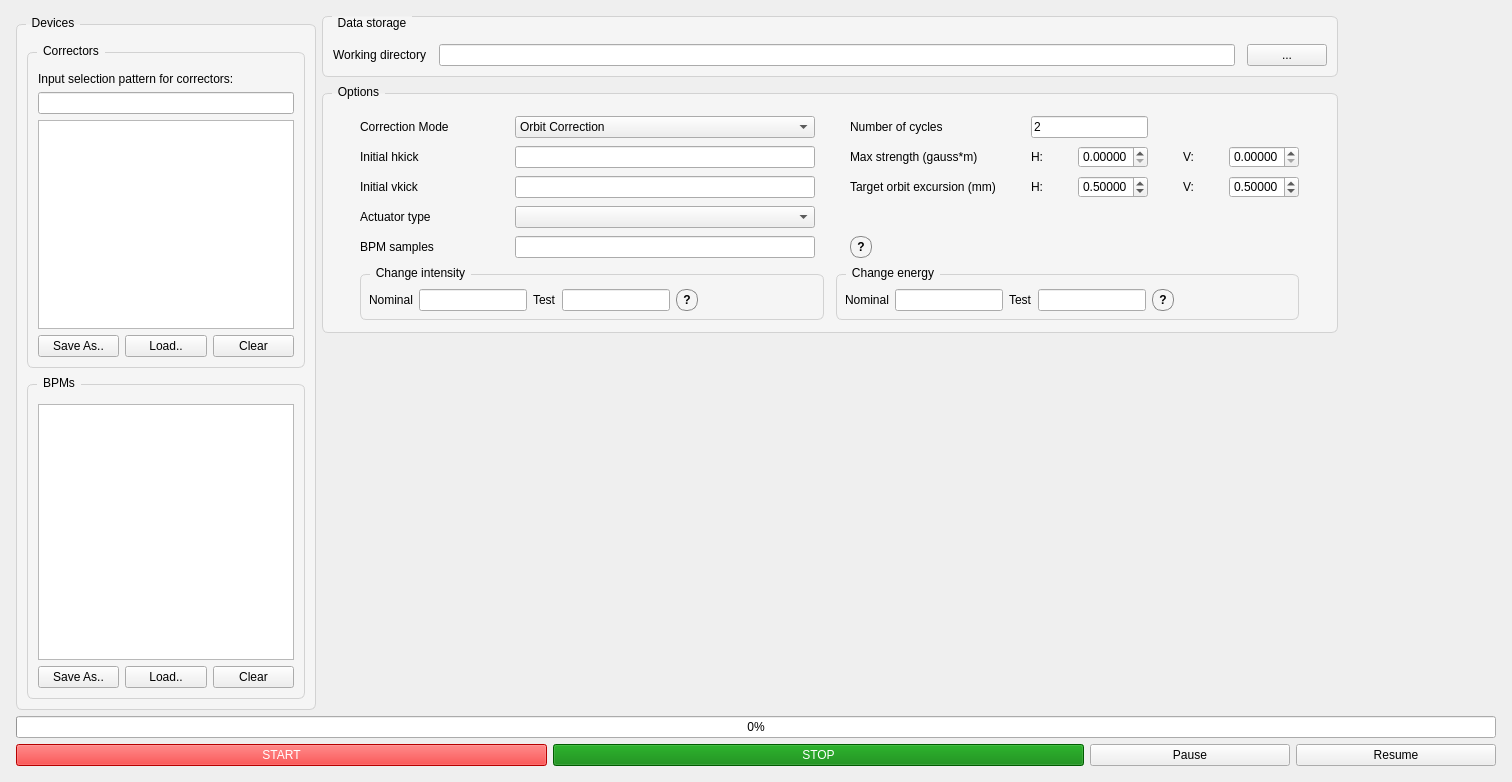
<?xml version="1.0" encoding="UTF-8"?>
<ui version="4.0">
 <class>MainWindow</class>
 <widget class="QMainWindow" name="MainWindow">
  <property name="geometry">
   <rect>
    <x>0</x>
    <y>0</y>
    <width>1512</width>
    <height>782</height>
   </rect>
  </property>
  <property name="windowTitle">
   <string>SYSID</string>
  </property>
  <widget class="QWidget" name="centralwidget">
   <property name="enabled">
    <bool>true</bool>
   </property>
   <layout class="QVBoxLayout" name="verticalLayout_2">
    <property name="leftMargin">
     <number>16</number>
    </property>
    <property name="topMargin">
     <number>16</number>
    </property>
    <property name="rightMargin">
     <number>16</number>
    </property>
    <property name="bottomMargin">
     <number>16</number>
    </property>
    <item>
     <layout class="QVBoxLayout" name="verticalLayout" stretch="1,0,0">
      <item>
       <layout class="QHBoxLayout" name="horizontal_layout" stretch="0,1">
        <item>
         <widget class="QGroupBox" name="devicesGroup">
          <property name="sizePolicy">
           <sizepolicy hsizetype="Fixed" vsizetype="Expanding">
            <horstretch>0</horstretch>
            <verstretch>0</verstretch>
           </sizepolicy>
          </property>
          <property name="styleSheet">
           <string notr="true">QGroupBox#devicesGroup {
    background-color: rgb(245, 245, 245);
    border: 1px solid rgb(210, 210, 210);
    border-radius: 6px;
    margin-top: 8px;
    padding-top: 6px;
}
QGroupBox#devicesGroup::title {
    subcontrol-origin: margin;
    left: 10px;
    padding: 0 4px 0 4px;
}</string>
          </property>
          <property name="title">
           <string>Devices</string>
          </property>
          <layout class="QVBoxLayout" name="left_layout" stretch="1,1">
           <property name="spacing">
            <number>8</number>
           </property>
           <property name="leftMargin">
            <number>8</number>
           </property>
           <property name="topMargin">
            <number>8</number>
           </property>
           <property name="rightMargin">
            <number>8</number>
           </property>
           <property name="bottomMargin">
            <number>8</number>
           </property>
           <item>
            <widget class="QGroupBox" name="correctorsGroup">
             <property name="sizePolicy">
              <sizepolicy hsizetype="Preferred" vsizetype="Expanding">
               <horstretch>0</horstretch>
               <verstretch>0</verstretch>
              </sizepolicy>
             </property>
             <property name="styleSheet">
              <string notr="true">QGroupBox#correctorsGroup {
    background-color: rgb(245, 245, 245);
    border: 1px solid rgb(210, 210, 210);
    border-radius: 6px;
    margin-top: 8px;
    padding-top: 6px;
}
QGroupBox#correctorsGroup::title {
    subcontrol-origin: margin;
    left: 10px;
    padding: 0 4px 0 4px;
}</string>
             </property>
             <property name="title">
              <string>Correctors</string>
             </property>
             <layout class="QVBoxLayout" name="correctors_group_vbox" stretch="0,0,1,0">
              <property name="spacing">
               <number>6</number>
              </property>
              <property name="leftMargin">
               <number>8</number>
              </property>
              <property name="topMargin">
               <number>8</number>
              </property>
              <property name="rightMargin">
               <number>8</number>
              </property>
              <property name="bottomMargin">
               <number>8</number>
              </property>
              <item>
               <widget class="QLabel" name="corrector_filter_label">
                <property name="text">
                 <string>Input selection pattern for correctors:</string>
                </property>
               </widget>
              </item>
              <item>
               <layout class="QHBoxLayout" name="corrector_filter_layout">
                <item>
                 <widget class="QLineEdit" name="pattern_corrs_input"/>
                </item>
               </layout>
              </item>
              <item>
               <widget class="QListWidget" name="correctors_list">
                <property name="sizePolicy">
                 <sizepolicy hsizetype="Expanding" vsizetype="Expanding">
                  <horstretch>0</horstretch>
                  <verstretch>0</verstretch>
                 </sizepolicy>
                </property>
                <property name="selectionMode">
                 <enum>QAbstractItemView::NoSelection</enum>
                </property>
               </widget>
              </item>
              <item>
               <layout class="QHBoxLayout" name="correctors_buttons_layout">
                <item>
                 <widget class="QPushButton" name="save_correctors_button">
                  <property name="text">
                   <string>Save As..</string>
                  </property>
                 </widget>
                </item>
                <item>
                 <widget class="QPushButton" name="load_correctors_button">
                  <property name="text">
                   <string>Load..</string>
                  </property>
                 </widget>
                </item>
                <item>
                 <widget class="QPushButton" name="clear_correctors_button">
                  <property name="text">
                   <string>Clear</string>
                  </property>
                 </widget>
                </item>
               </layout>
              </item>
             </layout>
            </widget>
           </item>
           <item>
            <widget class="QGroupBox" name="bpmsGroup">
             <property name="sizePolicy">
              <sizepolicy hsizetype="Preferred" vsizetype="Expanding">
               <horstretch>0</horstretch>
               <verstretch>0</verstretch>
              </sizepolicy>
             </property>
             <property name="styleSheet">
              <string notr="true">QGroupBox#bpmsGroup {
    background-color: rgb(245, 245, 245);
    border: 1px solid rgb(210, 210, 210);
    border-radius: 6px;
    margin-top: 8px;
    padding-top: 6px;
}
QGroupBox#bpmsGroup::title {
    subcontrol-origin: margin;
    left: 10px;
    padding: 0 4px 0 4px;
}</string>
             </property>
             <property name="title">
              <string>BPMs</string>
             </property>
             <layout class="QVBoxLayout" name="bpms_group_vbox" stretch="1,0">
              <property name="spacing">
               <number>6</number>
              </property>
              <property name="leftMargin">
               <number>8</number>
              </property>
              <property name="topMargin">
               <number>8</number>
              </property>
              <property name="rightMargin">
               <number>8</number>
              </property>
              <property name="bottomMargin">
               <number>8</number>
              </property>
              <item>
               <widget class="QListWidget" name="bpms_list">
                <property name="sizePolicy">
                 <sizepolicy hsizetype="Expanding" vsizetype="Expanding">
                  <horstretch>0</horstretch>
                  <verstretch>0</verstretch>
                 </sizepolicy>
                </property>
                <property name="selectionMode">
                 <enum>QAbstractItemView::NoSelection</enum>
                </property>
               </widget>
              </item>
              <item>
               <layout class="QHBoxLayout" name="bpms_buttons_layout">
                <item>
                 <widget class="QPushButton" name="save_bpms_button">
                  <property name="text">
                   <string>Save As..</string>
                  </property>
                 </widget>
                </item>
                <item>
                 <widget class="QPushButton" name="load_bpms_button">
                  <property name="text">
                   <string>Load..</string>
                  </property>
                 </widget>
                </item>
                <item>
                 <widget class="QPushButton" name="clear_bpms_button">
                  <property name="text">
                   <string>Clear</string>
                  </property>
                 </widget>
                </item>
               </layout>
              </item>
             </layout>
            </widget>
           </item>
          </layout>
         </widget>
        </item>
        <item>
         <layout class="QVBoxLayout" name="right_layout" stretch="0,0,1">
          <property name="spacing">
           <number>2</number>
          </property>
          <item>
           <layout class="QHBoxLayout" name="topRowLayout">
            <property name="spacing">
             <number>8</number>
            </property>
            <property name="leftMargin">
             <number>0</number>
            </property>
            <property name="topMargin">
             <number>0</number>
            </property>
            <property name="rightMargin">
             <number>0</number>
            </property>
            <property name="bottomMargin">
             <number>0</number>
            </property>
            <item>
             <layout class="QVBoxLayout" name="topGroupsLayout">
              <property name="spacing">
               <number>8</number>
              </property>
              <property name="leftMargin">
               <number>0</number>
              </property>
              <property name="topMargin">
               <number>0</number>
              </property>
              <property name="rightMargin">
               <number>0</number>
              </property>
              <property name="bottomMargin">
               <number>0</number>
              </property>
              <item>
               <widget class="QGroupBox" name="dataStorageGroup">
                <property name="sizePolicy">
                 <sizepolicy hsizetype="Preferred" vsizetype="Maximum">
                  <horstretch>0</horstretch>
                  <verstretch>0</verstretch>
                 </sizepolicy>
                </property>
                <property name="styleSheet">
                 <string notr="true">QGroupBox#dataStorageGroup {
    background-color: rgb(245, 245, 245);
    border: 1px solid rgb(210, 210, 210);
    border-radius: 6px;
    margin-top: 0px;
    padding-top: 6px;
}
QGroupBox#dataStorageGroup::title {
    subcontrol-origin: margin;
    left: 10px;
    padding: 0 4px 0 4px;
}</string>
                </property>
                <property name="title">
                 <string>Data storage</string>
                </property>
                <layout class="QVBoxLayout" name="dataStorageVBox">
                 <property name="spacing">
                  <number>8</number>
                 </property>
                 <property name="leftMargin">
                  <number>8</number>
                 </property>
                 <property name="topMargin">
                  <number>8</number>
                 </property>
                 <property name="rightMargin">
                  <number>8</number>
                 </property>
                 <property name="bottomMargin">
                  <number>8</number>
                 </property>
                 <item>
                  <layout class="QGridLayout" name="gridActions">
                   <property name="horizontalSpacing">
                    <number>12</number>
                   </property>
                   <property name="verticalSpacing">
                    <number>6</number>
                   </property>
                   <item row="0" column="0">
                    <widget class="QLabel" name="label_working_directory">
                     <property name="text">
                      <string>Working directory</string>
                     </property>
                    </widget>
                   </item>
                   <item row="0" column="1">
                    <widget class="QLineEdit" name="working_directory_input"/>
                   </item>
                   <item row="0" column="2">
                    <widget class="QPushButton" name="working_directory_dialog">
                     <property name="text">
                      <string>...</string>
                     </property>
                    </widget>
                   </item>
                  </layout>
                 </item>
                </layout>
               </widget>
              </item>
              <item>
               <widget class="QGroupBox" name="options_groupbox">
                <property name="sizePolicy">
                 <sizepolicy hsizetype="Preferred" vsizetype="Maximum">
                  <horstretch>0</horstretch>
                  <verstretch>0</verstretch>
                 </sizepolicy>
                </property>
                <property name="styleSheet">
                 <string notr="true">QGroupBox {
    background-color: rgb(245, 245, 245);
    border: 1px solid rgb(210, 210, 210);
    border-radius: 6px;
    margin-top: 8px;
    padding-top: 6px;
}
QGroupBox::title {
    subcontrol-origin: margin;
    left: 10px;
    padding: 0 4px 0 4px;
}</string>
                </property>
                <property name="title">
                 <string>Options</string>
                </property>
                <layout class="QGridLayout" name="options_grid">
                 <property name="leftMargin">
                  <number>12</number>
                 </property>
                 <property name="topMargin">
                  <number>16</number>
                 </property>
                 <property name="rightMargin">
                  <number>12</number>
                 </property>
                 <property name="bottomMargin">
                  <number>12</number>
                 </property>
                 <property name="horizontalSpacing">
                  <number>10</number>
                 </property>
                 <property name="verticalSpacing">
                  <number>8</number>
                 </property>
                 <item row="0" column="0">
                  <widget class="QLabel" name="label">
                   <property name="minimumSize">
                    <size>
                     <width>120</width>
                     <height>0</height>
                    </size>
                   </property>
                   <property name="maximumSize">
                    <size>
                     <width>120</width>
                     <height>16777215</height>
                    </size>
                   </property>
                   <property name="text">
                    <string>Correction Mode</string>
                   </property>
                  </widget>
                 </item>
                 <item row="0" column="1">
                  <widget class="QComboBox" name="choose_mode">
                   <property name="maximumSize">
                    <size>
                     <width>300</width>
                     <height>16777215</height>
                    </size>
                   </property>
                   <item>
                    <property name="text">
                     <string>Orbit Correction</string>
                    </property>
                   </item>
                   <item>
                    <property name="text">
                     <string>Changed energy</string>
                    </property>
                   </item>
                   <item>
                    <property name="text">
                     <string>Changed intensity</string>
                    </property>
                   </item>
                   <item>
                    <property name="text">
                     <string>All modes at once</string>
                    </property>
                   </item>
                  </widget>
                 </item>
                 <item row="0" column="2">
                  <widget class="QLabel" name="cycle_mode_label">
                   <property name="maximumSize">
                    <size>
                     <width>170</width>
                     <height>16777215</height>
                    </size>
                   </property>
                   <property name="text">
                    <string>Number of cycles</string>
                   </property>
                  </widget>
                 </item>
                 <item row="0" column="3" colspan="2">
                  <widget class="QLineEdit" name="niter_number">
                   <property name="maximumSize">
                    <size>
                     <width>150</width>
                     <height>16777215</height>
                    </size>
                   </property>
                   <property name="text">
                    <string>2</string>
                   </property>
                  </widget>
                 </item>
                 <item row="1" column="0">
                  <widget class="QLabel" name="initial_hkick_label">
                   <property name="minimumSize">
                    <size>
                     <width>120</width>
                     <height>0</height>
                    </size>
                   </property>
                   <property name="maximumSize">
                    <size>
                     <width>120</width>
                     <height>16777215</height>
                    </size>
                   </property>
                   <property name="text">
                    <string>Initial hkick</string>
                   </property>
                  </widget>
                 </item>
                 <item row="1" column="1">
                  <widget class="QLineEdit" name="initial_hkick_settings">
                   <property name="maximumSize">
                    <size>
                     <width>300</width>
                     <height>16777215</height>
                    </size>
                   </property>
                  </widget>
                 </item>
                 <item row="1" column="2">
                  <widget class="QLabel" name="current_label">
                   <property name="maximumSize">
                    <size>
                     <width>170</width>
                     <height>16777215</height>
                    </size>
                   </property>
                   <property name="text">
                    <string>Max strength (gauss*m)</string>
                   </property>
                  </widget>
                 </item>
                 <item row="1" column="3">
                  <widget class="QLabel" name="horizontal_current_label">
                   <property name="sizePolicy">
                    <sizepolicy hsizetype="Fixed" vsizetype="Fixed">
                     <horstretch>0</horstretch>
                     <verstretch>0</verstretch>
                    </sizepolicy>
                   </property>
                   <property name="text">
                    <string>H:</string>
                   </property>
                  </widget>
                 </item>
                 <item row="1" column="4">
                  <widget class="QDoubleSpinBox" name="max_horizontal_current_spinbox">
                   <property name="maximumSize">
                    <size>
                     <width>70</width>
                     <height>16777215</height>
                    </size>
                   </property>
                   <property name="decimals">
                    <number>5</number>
                   </property>
                   <property name="singleStep">
                    <double>0.001000000000000</double>
                   </property>
                   <property name="value">
                    <double>0.000000000000000</double>
                   </property>
                  </widget>
                 </item>
                 <item row="1" column="5">
                  <widget class="QLabel" name="vertical_current_label">
                   <property name="sizePolicy">
                    <sizepolicy hsizetype="Fixed" vsizetype="Fixed">
                     <horstretch>0</horstretch>
                     <verstretch>0</verstretch>
                    </sizepolicy>
                   </property>
                   <property name="text">
                    <string>V:</string>
                   </property>
                  </widget>
                 </item>
                 <item row="1" column="6">
                  <widget class="QDoubleSpinBox" name="max_vertical_current_spinbox">
                   <property name="enabled">
                    <bool>true</bool>
                   </property>
                   <property name="maximumSize">
                    <size>
                     <width>70</width>
                     <height>16777215</height>
                    </size>
                   </property>
                   <property name="decimals">
                    <number>5</number>
                   </property>
                   <property name="singleStep">
                    <double>0.010000000000000</double>
                   </property>
                  </widget>
                 </item>
                 <item row="2" column="0">
                  <widget class="QLabel" name="initial_vkick_label">
                   <property name="minimumSize">
                    <size>
                     <width>120</width>
                     <height>0</height>
                    </size>
                   </property>
                   <property name="maximumSize">
                    <size>
                     <width>120</width>
                     <height>16777215</height>
                    </size>
                   </property>
                   <property name="text">
                    <string>Initial vkick</string>
                   </property>
                  </widget>
                 </item>
                 <item row="2" column="1">
                  <widget class="QLineEdit" name="initial_vkick_settings">
                   <property name="maximumSize">
                    <size>
                     <width>300</width>
                     <height>16777215</height>
                    </size>
                   </property>
                  </widget>
                 </item>
                 <item row="2" column="2">
                  <widget class="QLabel" name="excursion_label">
                   <property name="maximumSize">
                    <size>
                     <width>170</width>
                     <height>16777215</height>
                    </size>
                   </property>
                   <property name="text">
                    <string>Target orbit excursion (mm)</string>
                   </property>
                  </widget>
                 </item>
                 <item row="2" column="3">
                  <widget class="QLabel" name="horizontal_excursion_label">
                   <property name="text">
                    <string>H:</string>
                   </property>
                  </widget>
                 </item>
                 <item row="2" column="4">
                  <widget class="QDoubleSpinBox" name="horizontal_excursion_spinbox">
                   <property name="maximumSize">
                    <size>
                     <width>70</width>
                     <height>16777215</height>
                    </size>
                   </property>
                   <property name="decimals">
                    <number>5</number>
                   </property>
                   <property name="maximum">
                    <double>10000.000000000000000</double>
                   </property>
                   <property name="singleStep">
                    <double>0.100000000000000</double>
                   </property>
                   <property name="value">
                    <double>0.500000000000000</double>
                   </property>
                  </widget>
                 </item>
                 <item row="2" column="5">
                  <widget class="QLabel" name="vertical_excursion_label">
                   <property name="text">
                    <string>V:</string>
                   </property>
                  </widget>
                 </item>
                 <item row="2" column="6">
                  <widget class="QDoubleSpinBox" name="vertical_excursion_spinbox">
                   <property name="maximumSize">
                    <size>
                     <width>70</width>
                     <height>16777215</height>
                    </size>
                   </property>
                   <property name="decimals">
                    <number>5</number>
                   </property>
                   <property name="maximum">
                    <double>10000.000000000000000</double>
                   </property>
                   <property name="singleStep">
                    <double>0.100000000000000</double>
                   </property>
                   <property name="value">
                    <double>0.500000000000000</double>
                   </property>
                  </widget>
                 </item>
                 <item row="3" column="0">
                  <widget class="QLabel" name="actuator_mode_label">
                   <property name="minimumSize">
                    <size>
                     <width>120</width>
                     <height>0</height>
                    </size>
                   </property>
                   <property name="maximumSize">
                    <size>
                     <width>120</width>
                     <height>16777215</height>
                    </size>
                   </property>
                   <property name="text">
                    <string>Actuator type</string>
                   </property>
                  </widget>
                 </item>
                 <item row="3" column="1">
                  <widget class="QComboBox" name="actuator_mode_combo">
                   <property name="maximumSize">
                    <size>
                     <width>300</width>
                     <height>16777215</height>
                    </size>
                   </property>
                  </widget>
                 </item>
                 <item row="4" column="0">
                  <widget class="QLabel" name="nsamples_label">
                   <property name="minimumSize">
                    <size>
                     <width>120</width>
                     <height>0</height>
                    </size>
                   </property>
                   <property name="maximumSize">
                    <size>
                     <width>120</width>
                     <height>16777215</height>
                    </size>
                   </property>
                   <property name="text">
                    <string>BPM samples</string>
                   </property>
                  </widget>
                 </item>
                 <item row="4" column="1">
                 <widget class="QLineEdit" name="nsamples_input">
                   <property name="toolTip">
                    <string>Number of BPM samples acquired for each SysID measurement. Larger values reduce random noise but increase measurement time.</string>
                   </property>
                   <property name="maximumSize">
                    <size>
                     <width>300</width>
                     <height>16777215</height>
                    </size>
                   </property>
                  </widget>
                 </item>
                 <item row="4" column="2">
                  <widget class="QToolButton" name="nsamples_tooltip">
                   <property name="toolTip">
                    <string>Number of BPM samples acquired for each SysID measurement. Larger values reduce random noise but increase measurement time.</string>
                   </property>
                   <property name="styleSheet">
                    <string notr="true">QToolButton#nsamples_tooltip {
    border: 1px solid #888;
    border-radius: 10px;
    min-width: 20px;
    max-width: 20px;
    min-height: 20px;
    max-height: 20px;
    padding: 0px;
    font-weight: bold;
}
QToolButton#nsamples_tooltip:hover {
    background-color: #e6e6e6;
}</string>
                   </property>
                   <property name="text">
                    <string>?</string>
                   </property>
                  </widget>
                 </item>
                 <item row="5" column="0" colspan="7">
                  <layout class="QHBoxLayout" name="beam_change_groups_layout">
                   <property name="spacing"><number>12</number></property>
                   <property name="leftMargin"><number>0</number></property>
                   <property name="topMargin"><number>0</number></property>
                   <property name="rightMargin"><number>0</number></property>
                   <property name="bottomMargin"><number>0</number></property>
                   <item>
                    <widget class="QGroupBox" name="intensity_change_group">
                     <property name="title"><string>Change intensity</string></property>
                     <layout class="QHBoxLayout" name="intensity_change_values_layout">
                      <property name="spacing"><number>6</number></property>
                      <property name="leftMargin"><number>8</number></property>
                      <property name="topMargin"><number>8</number></property>
                      <property name="rightMargin"><number>8</number></property>
                      <property name="bottomMargin"><number>8</number></property>
                      <item>
                       <widget class="QWidget" name="intensity_nominal_container">
                        <layout class="QHBoxLayout" name="intensity_nominal_value_layout">
                         <property name="spacing"><number>6</number></property>
                         <property name="leftMargin"><number>0</number></property>
                         <property name="topMargin"><number>0</number></property>
                         <property name="rightMargin"><number>0</number></property>
                         <property name="bottomMargin"><number>0</number></property>
                         <item>
                          <widget class="QLabel" name="intensity_nominal_label">
                           <property name="text"><string>Nominal</string></property>
                          </widget>
                         </item>
                         <item>
                          <widget class="QLineEdit" name="intensity_nominal_input">
                           <property name="maximumSize"><size><width>110</width><height>16777215</height></size></property>
                          </widget>
                         </item>
                        </layout>
                       </widget>
                      </item>
                      <item>
                       <widget class="QWidget" name="intensity_test_container">
                        <layout class="QHBoxLayout" name="intensity_test_value_layout">
                         <property name="spacing"><number>6</number></property>
                         <property name="leftMargin"><number>0</number></property>
                         <property name="topMargin"><number>0</number></property>
                         <property name="rightMargin"><number>0</number></property>
                         <property name="bottomMargin"><number>0</number></property>
                         <item>
                          <widget class="QLabel" name="intensity_test_label">
                           <property name="text"><string>Test</string></property>
                          </widget>
                         </item>
                         <item>
                          <widget class="QLineEdit" name="intensity_test_input">
                           <property name="maximumSize"><size><width>110</width><height>16777215</height></size></property>
                          </widget>
                         </item>
                        </layout>
                       </widget>
                      </item>
                      <item>
                       <widget class="QToolButton" name="intensity_change_tooltip">
                        <property name="styleSheet">
                         <string notr="true">QToolButton#intensity_change_tooltip {
    border: 1px solid #888;
    border-radius: 10px;
    min-width: 20px;
    max-width: 20px;
    min-height: 20px;
    max-height: 20px;
    padding: 0px;
    font-weight: bold;
}
QToolButton#intensity_change_tooltip:hover {
    background-color: #e6e6e6;
}</string>
                        </property>
                        <property name="text"><string>?</string></property>
                       </widget>
                      </item>
                      <item>
                       <spacer name="intensity_change_right_spacer">
                        <property name="orientation"><enum>Qt::Horizontal</enum></property>
                        <property name="sizeType"><enum>QSizePolicy::Expanding</enum></property>
                        <property name="sizeHint" stdset="0"><size><width>0</width><height>20</height></size></property>
                       </spacer>
                      </item>
                     </layout>
                    </widget>
                   </item>
                   <item>
                    <widget class="QGroupBox" name="energy_change_group">
                     <property name="title"><string>Change energy</string></property>
                     <layout class="QHBoxLayout" name="energy_change_values_layout">
                      <property name="spacing"><number>6</number></property>
                      <property name="leftMargin"><number>8</number></property>
                      <property name="topMargin"><number>8</number></property>
                      <property name="rightMargin"><number>8</number></property>
                      <property name="bottomMargin"><number>8</number></property>
                      <item>
                       <widget class="QWidget" name="energy_nominal_container">
                        <layout class="QHBoxLayout" name="energy_nominal_value_layout">
                         <property name="spacing"><number>6</number></property>
                         <property name="leftMargin"><number>0</number></property>
                         <property name="topMargin"><number>0</number></property>
                         <property name="rightMargin"><number>0</number></property>
                         <property name="bottomMargin"><number>0</number></property>
                         <item>
                          <widget class="QLabel" name="energy_nominal_label">
                           <property name="text"><string>Nominal</string></property>
                          </widget>
                         </item>
                         <item>
                          <widget class="QLineEdit" name="energy_nominal_input">
                           <property name="maximumSize"><size><width>110</width><height>16777215</height></size></property>
                          </widget>
                         </item>
                        </layout>
                       </widget>
                      </item>
                      <item>
                       <widget class="QWidget" name="energy_test_container">
                        <layout class="QHBoxLayout" name="energy_test_value_layout">
                         <property name="spacing"><number>6</number></property>
                         <property name="leftMargin"><number>0</number></property>
                         <property name="topMargin"><number>0</number></property>
                         <property name="rightMargin"><number>0</number></property>
                         <property name="bottomMargin"><number>0</number></property>
                         <item>
                          <widget class="QLabel" name="energy_test_label">
                           <property name="text"><string>Test</string></property>
                          </widget>
                         </item>
                         <item>
                          <widget class="QLineEdit" name="energy_test_input">
                           <property name="maximumSize"><size><width>110</width><height>16777215</height></size></property>
                          </widget>
                         </item>
                        </layout>
                       </widget>
                      </item>
                      <item>
                       <widget class="QToolButton" name="energy_change_tooltip">
                        <property name="styleSheet">
                         <string notr="true">QToolButton#energy_change_tooltip {
    border: 1px solid #888;
    border-radius: 10px;
    min-width: 20px;
    max-width: 20px;
    min-height: 20px;
    max-height: 20px;
    padding: 0px;
    font-weight: bold;
}
QToolButton#energy_change_tooltip:hover {
    background-color: #e6e6e6;
}</string>
                        </property>
                        <property name="text"><string>?</string></property>
                       </widget>
                      </item>
                      <item>
                       <spacer name="energy_change_right_spacer">
                        <property name="orientation"><enum>Qt::Horizontal</enum></property>
                        <property name="sizeType"><enum>QSizePolicy::Expanding</enum></property>
                        <property name="sizeHint" stdset="0"><size><width>0</width><height>20</height></size></property>
                       </spacer>
                      </item>
                     </layout>
                    </widget>
                   </item>
                  </layout>
                 </item>
                </layout>
               </widget>
              </item>
             </layout>
            </item>
            <item alignment="Qt::AlignRight|Qt::AlignTop">
             <widget class="QLabel" name="logo_label">
              <property name="sizePolicy">
               <sizepolicy hsizetype="Maximum" vsizetype="Maximum">
                <horstretch>0</horstretch>
                <verstretch>0</verstretch>
               </sizepolicy>
              </property>
              <property name="minimumSize">
               <size>
                <width>150</width>
                <height>90</height>
               </size>
              </property>
              <property name="maximumSize">
               <size>
                <width>220</width>
                <height>120</height>
               </size>
              </property>
              <property name="text">
               <string/>
              </property>
              <property name="alignment">
               <set>Qt::AlignRight|Qt::AlignTop|Qt::AlignTrailing</set>
              </property>
             </widget>
            </item>
           </layout>
          </item>
          <item>
           <spacer name="verticalSpacer">
            <property name="orientation">
             <enum>Qt::Vertical</enum>
            </property>
            <property name="sizeType">
             <enum>QSizePolicy::Fixed</enum>
            </property>
            <property name="sizeHint" stdset="0">
             <size>
              <width>20</width>
              <height>40</height>
             </size>
            </property>
           </spacer>
          </item>
          <item>
           <widget class="QWidget" name="plot_widget" native="true">
            <property name="sizePolicy">
             <sizepolicy hsizetype="Expanding" vsizetype="Expanding">
              <horstretch>0</horstretch>
              <verstretch>0</verstretch>
             </sizepolicy>
            </property>
            <property name="minimumSize">
             <size>
              <width>400</width>
              <height>300</height>
             </size>
            </property>
           </widget>
          </item>
         </layout>
        </item>
       </layout>
      </item>
      <item>
       <widget class="QProgressBar" name="progressBar">
        <property name="value">
         <number>0</number>
        </property>
       </widget>
      </item>
      <item>
       <layout class="QHBoxLayout" name="buttons_layout">
        <item>
         <widget class="QPushButton" name="start_button">
          <property name="styleSheet">
           <string notr="true">background-color: red; color: white;</string>
          </property>
          <property name="text">
           <string>START</string>
          </property>
         </widget>
        </item>
        <item>
         <widget class="QPushButton" name="stop_button">
          <property name="styleSheet">
           <string notr="true">background-color: green; color: white;</string>
          </property>
          <property name="text">
           <string>STOP</string>
          </property>
         </widget>
        </item>
        <item>
         <widget class="QPushButton" name="pause_button">
          <property name="maximumSize">
           <size>
            <width>200</width>
            <height>16777215</height>
           </size>
          </property>
          <property name="text">
           <string>Pause</string>
          </property>
         </widget>
        </item>
        <item>
         <widget class="QPushButton" name="resume_button">
          <property name="maximumSize">
           <size>
            <width>200</width>
            <height>16777215</height>
           </size>
          </property>
          <property name="text">
           <string>Resume</string>
          </property>
         </widget>
        </item>
       </layout>
      </item>
     </layout>
    </item>
   </layout>
  </widget>
 </widget>
 <resources/>
 <connections/>
</ui>
